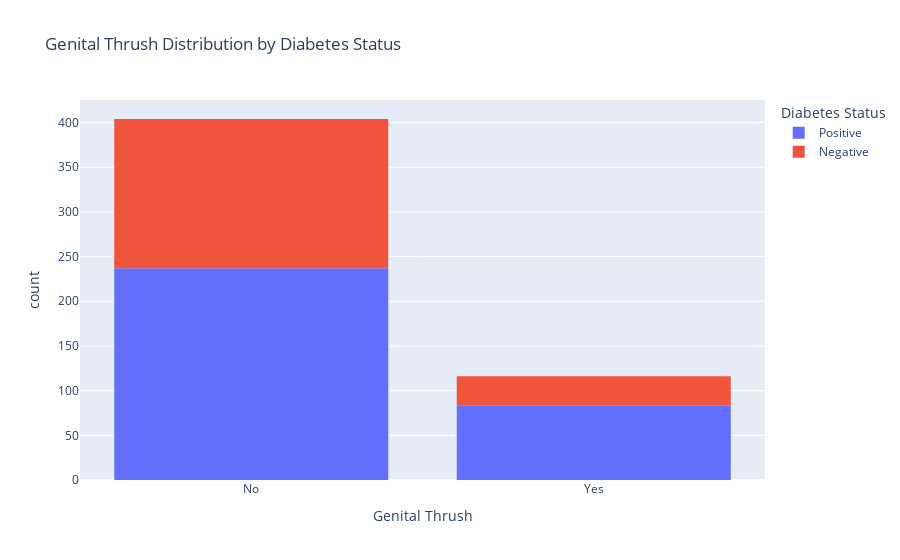

The cell this chart's notebook holds for it:
### Markdown cell above
Individuals with an obsessive eating disorder have a 59% chance of developing diabetes, but a 76% chance of not developing it, indicating a lower risk for diabetes.

### Code cell
gntlthrsh = px.histogram(Diabetes, x = 'Genital thrush',color='class',title="Genital Thrush Distribution by Diabetes Status",
    
    labels={"Genital thrush": "Genital Thrush", "count": "Number of Cases", "class": "Diabetes Status"})
gntlthrsh.show()

plt_thrsh= ['Genital thrush', 'class']
um = sns.light_palette("green", as_cmap=True)
(round(pd.crosstab(Diabetes[plt_thrsh[0]], Diabetes[plt_thrsh[1]], normalize='columns') * 100,2)).style.background_gradient(cmap = um)

### Figure 1 — Plotly figure (JSON) as saved in the notebook; plotly's stock layout.template omitted (floating-point values rounded to 4 significant figures; data arrays with more than 128 entries replaced by an {"elided": "..."} marker saying what was removed)
{"data": [{"alignmentgroup": "True", "bingroup": "x", "hovertemplate": "Diabetes Status=Positive<br>Genital Thrush=%{x}<br>count=%{y}<extra></extra>", "legendgroup": "Positive", "marker": {"color": "#636efa", "pattern": {"shape": ""}}, "name": "Positive", "offsetgroup": "Positive", "orientation": "v", "showlegend": true, "type": "histogram", "x": {"elided": "320 str values"}, "xaxis": "x", "yaxis": "y"}, {"alignmentgroup": "True", "bingroup": "x", "hovertemplate": "Diabetes Status=Negative<br>Genital Thrush=%{x}<br>count=%{y}<extra></extra>", "legendgroup": "Negative", "marker": {"color": "#EF553B", "pattern": {"shape": ""}}, "name": "Negative", "offsetgroup": "Negative", "orientation": "v", "showlegend": true, "type": "histogram", "x": {"elided": "200 str values"}, "xaxis": "x", "yaxis": "y"}], "layout": {"autosize": true, "barmode": "relative", "legend": {"title": {"text": "Diabetes Status"}, "tracegroupgap": 0}, "title": {"text": "Genital Thrush Distribution by Diabetes Status"}, "xaxis": {"anchor": "y", "autorange": true, "domain": [0, 1], "range": [-0.5, 1.5], "title": {"text": "Genital Thrush"}, "type": "category"}, "yaxis": {"anchor": "x", "autorange": true, "domain": [0, 1], "range": [0, 425.3], "title": {"text": "count"}}}}
